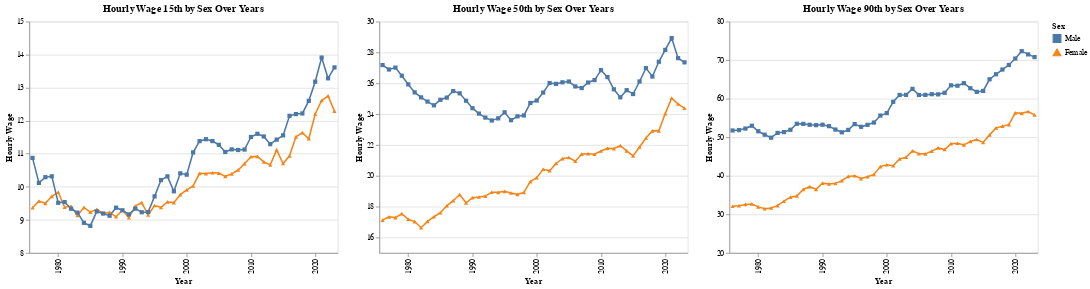

Notebook cell for this chart:
### Code cell
gender_wages = (
    asec.groupby(["YEAR", "SEX"])["HOURLYWAGE"]
    .apply(lambda x: x.quantile([0.15, 0.5, 0.9]))
    .unstack()
    .reset_index()
)
gender_wages.columns = ["YEAR", "SEX", "15th", "50th", "90th"]
wage_melted = gender_wages.melt(id_vars=['YEAR', 'SEX'], value_vars=['15th', '50th', '90th'],
                                    var_name='Percentile', value_name='HOURLYWAGE')


def create_percentile_chart(percentile_name, ymin=0, ymax=80):
    # Filter data for the specified percentile
    subset = wage_melted[wage_melted['Percentile'] == percentile_name]
    chart = alt.Chart(subset).mark_line(point=True).encode(
        x=alt.X('YEAR:O', axis=alt.Axis(values=list(range(1980, 2030, 10))), title='Year'),
        y=alt.Y('HOURLYWAGE:Q', scale=alt.Scale(domain=[ymin, ymax]), title='Hourly Wage'),
        color=alt.Color('SEX:N', legend=alt.Legend(title="Sex"),
                        scale=alt.Scale(domain=['Male', 'Female'])),  # Custom colors
        shape=alt.Shape('SEX:N', legend=alt.Legend(title="Sex"),
                        scale=alt.Scale(domain=['Male', 'Female'], range=['square', 'triangle-up'])),  # Custom shapes
        tooltip=['YEAR', 'SEX', 'HOURLYWAGE']
    ).properties(
        width=400,
        title=f'Hourly Wage {percentile_name} by Sex Over Years'
    )
    return chart

create_percentile_chart("15th", 8, 15) | create_percentile_chart("50th", 15, 30) | create_percentile_chart("90th", 20, 80)

### Figure 1 — Vega-Lite specification as saved in the notebook (floating-point values rounded to 4 significant figures)
{"config": {"view": {"continuousWidth": 300, "continuousHeight": 300}}, "hconcat": [{"data": {"name": "data-3c7ae989ada6cac320eb60fcef0f4a3a"}, "mark": {"type": "line", "point": true}, "encoding": {"color": {"field": "SEX", "legend": {"title": "Sex"}, "scale": {"domain": ["Male", "Female"]}, "type": "nominal"}, "shape": {"field": "SEX", "legend": {"title": "Sex"}, "scale": {"domain": ["Male", "Female"], "range": ["square", "triangle-up"]}, "type": "nominal"}, "tooltip": [{"field": "YEAR", "type": "quantitative"}, {"field": "SEX", "type": "nominal"}, {"field": "HOURLYWAGE", "type": "quantitative"}], "x": {"axis": {"values": [1980, 1990, 2000, 2010, 2020]}, "field": "YEAR", "title": "Year", "type": "ordinal"}, "y": {"field": "HOURLYWAGE", "scale": {"domain": [8, 15]}, "title": "Hourly Wage", "type": "quantitative"}}, "title": "Hourly Wage 15th by Sex Over Years", "width": 400}, {"data": {"name": "data-7e8c2f88c7c01e40fa378c2d95638a24"}, "mark": {"type": "line", "point": true}, "encoding": {"color": {"field": "SEX", "legend": {"title": "Sex"}, "scale": {"domain": ["Male", "Female"]}, "type": "nominal"}, "shape": {"field": "SEX", "legend": {"title": "Sex"}, "scale": {"domain": ["Male", "Female"], "range": ["square", "triangle-up"]}, "type": "nominal"}, "tooltip": [{"field": "YEAR", "type": "quantitative"}, {"field": "SEX", "type": "nominal"}, {"field": "HOURLYWAGE", "type": "quantitative"}], "x": {"axis": {"values": [1980, 1990, 2000, 2010, 2020]}, "field": "YEAR", "title": "Year", "type": "ordinal"}, "y": {"field": "HOURLYWAGE", "scale": {"domain": [15, 30]}, "title": "Hourly Wage", "type": "quantitative"}}, "title": "Hourly Wage 50th by Sex Over Years", "width": 400}, {"data": {"name": "data-4852fc329e90361bce9787962e93ef00"}, "mark": {"type": "line", "point": true}, "encoding": {"color": {"field": "SEX", "legend": {"title": "Sex"}, "scale": {"domain": ["Male", "Female"]}, "type": "nominal"}, "shape": {"field": "SEX", "legend": {"title": "Sex"}, "scale": {"domain": ["Male", "Female"], "range": ["square", "triangle-up"]}, "type": "nominal"}, "tooltip": [{"field": "YEAR", "type": "quantitative"}, {"field": "SEX", "type": "nominal"}, {"field": "HOURLYWAGE", "type": "quantitative"}], "x": {"axis": {"values": [1980, 1990, 2000, 2010, 2020]}, "field": "YEAR", "title": "Year", "type": "ordinal"}, "y": {"field": "HOURLYWAGE", "scale": {"domain": [20, 80]}, "title": "Hourly Wage", "type": "quantitative"}}, "title": "Hourly Wage 90th by Sex Over Years", "width": 400}], "$schema": "https://vega.github.io/schema/vega-lite/v5.16.3.json", "datasets": {"data-3c7ae989ada6cac320eb60fcef0f4a3a": [{"YEAR": 1976, "SEX": "Female", "Percentile": "15th", "HOURLYWAGE": 9.365}, {"YEAR": 1976, "SEX": "Male", "Percentile": "15th", "HOURLYWAGE": 10.88}, {"YEAR": 1977, "SEX": "Female", "Percentile": "15th", "HOURLYWAGE": 9.567}, {"YEAR": 1977, "SEX": "Male", "Percentile": "15th", "HOURLYWAGE": 10.12}, {"YEAR": 1978, "SEX": "Female", "Percentile": "15th", "HOURLYWAGE": 9.5}, {"YEAR": 1978, "SEX": "Male", "Percentile": "15th", "HOURLYWAGE": 10.29}, {"YEAR": 1979, "SEX": "Female", "Percentile": "15th", "HOURLYWAGE": 9.712}, {"YEAR": 1979, "SEX": "Male", "Percentile": "15th", "HOURLYWAGE": 10.32}, {"YEAR": 1980, "SEX": "Female", "Percentile": "15th", "HOURLYWAGE": 9.835}, {"YEAR": 1980, "SEX": "Male", "Percentile": "15th", "HOURLYWAGE": 9.517}, {"YEAR": 1981, "SEX": "Female", "Percentile": "15th", "HOURLYWAGE": 9.382}, {"YEAR": 1981, "SEX": "Male", "Percentile": "15th", "HOURLYWAGE": 9.538}, {"YEAR": 1982, "SEX": "Female", "Percentile": "15th", "HOURLYWAGE": 9.411}, {"YEAR": 1982, "SEX": "Male", "Percentile": "15th", "HOURLYWAGE": 9.337}, {"YEAR": 1983, "SEX": "Female", "Percentile": "15th", "HOURLYWAGE": 9.131}, {"YEAR": 1983, "SEX": "Male", "Percentile": "15th", "HOURLYWAGE": 9.217}, {"YEAR": 1984, "SEX": "Female", "Percentile": "15th", "HOURLYWAGE": 9.375}, {"YEAR": 1984, "SEX": "Male", "Percentile": "15th", "HOURLYWAGE": 8.911}, {"YEAR": 1985, "SEX": "Female", "Percentile": "15th", "HOURLYWAGE": 9.233}, {"YEAR": 1985, "SEX": "Male", "Percentile": "15th", "HOURLYWAGE": 8.818}, {"YEAR": 1986, "SEX": "Female", "Percentile": "15th", "HOURLYWAGE": 9.319}, {"YEAR": 1986, "SEX": "Male", "Percentile": "15th", "HOURLYWAGE": 9.255}, {"YEAR": 1987, "SEX": "Female", "Percentile": "15th", "HOURLYWAGE": 9.192}, {"YEAR": 1987, "SEX": "Male", "Percentile": "15th", "HOURLYWAGE": 9.192}, {"YEAR": 1988, "SEX": "Female", "Percentile": "15th", "HOURLYWAGE": 9.227}, {"YEAR": 1988, "SEX": "Male", "Percentile": "15th", "HOURLYWAGE": 9.125}, {"YEAR": 1989, "SEX": "Female", "Percentile": "15th", "HOURLYWAGE": 9.093}, {"YEAR": 1989, "SEX": "Male", "Percentile": "15th", "HOURLYWAGE": 9.368}, {"YEAR": 1990, "SEX": "Female", "Percentile": "15th", "HOURLYWAGE": 9.289}, {"YEAR": 1990, "SEX": "Male", "Percentile": "15th", "HOURLYWAGE": 9.289}, {"YEAR": 1991, "SEX": "Female", "Percentile": "15th", "HOURLYWAGE": 9.064}, {"YEAR": 1991, "SEX": "Male", "Percentile": "15th", "HOURLYWAGE": 9.165}, {"YEAR": 1992, "SEX": "Female", "Percentile": "15th", "HOURLYWAGE": 9.419}, {"YEAR": 1992, "SEX": "Male", "Percentile": "15th", "HOURLYWAGE": 9.34}, {"YEAR": 1993, "SEX": "Female", "Percentile": "15th", "HOURLYWAGE": 9.522}, {"YEAR": 1993, "SEX": "Male", "Percentile": "15th", "HOURLYWAGE": 9.229}, {"YEAR": 1994, "SEX": "Female", "Percentile": "15th", "HOURLYWAGE": 9.146}, {"YEAR": 1994, "SEX": "Male", "Percentile": "15th", "HOURLYWAGE": 9.237}, {"YEAR": 1995, "SEX": "Female", "Percentile": "15th", "HOURLYWAGE": 9.433}, {"YEAR": 1995, "SEX": "Male", "Percentile": "15th", "HOURLYWAGE": 9.711}, {"YEAR": 1996, "SEX": "Female", "Percentile": "15th", "HOURLYWAGE": 9.378}, {"YEAR": 1996, "SEX": "Male", "Percentile": "15th", "HOURLYWAGE": 10.2}, {"YEAR": 1997, "SEX": "Female", "Percentile": "15th", "HOURLYWAGE": 9.542}, {"YEAR": 1997, "SEX": "Male", "Percentile": "15th", "HOURLYWAGE": 10.32}, {"YEAR": 1998, "SEX": "Female", "Percentile": "15th", "HOURLYWAGE": 9.521}, {"YEAR": 1998, "SEX": "Male", "Percentile": "15th", "HOURLYWAGE": 9.864}, {"YEAR": 1999, "SEX": "Female", "Percentile": "15th", "HOURLYWAGE": 9.762}, {"YEAR": 1999, "SEX": "Male", "Percentile": "15th", "HOURLYWAGE": 10.41}, {"YEAR": 2000, "SEX": "Female", "Percentile": "15th", "HOURLYWAGE": 9.907}, {"YEAR": 2000, "SEX": "Male", "Percentile": "15th", "HOURLYWAGE": 10.37}, {"YEAR": 2001, "SEX": "Female", "Percentile": "15th", "HOURLYWAGE": 10.03}, {"YEAR": 2001, "SEX": "Male", "Percentile": "15th", "HOURLYWAGE": 11.04}, {"YEAR": 2002, "SEX": "Female", "Percentile": "15th", "HOURLYWAGE": 10.41}, {"YEAR": 2002, "SEX": "Male", "Percentile": "15th", "HOURLYWAGE": 11.38}, {"YEAR": 2003, "SEX": "Female", "Percentile": "15th", "HOURLYWAGE": 10.4}, {"YEAR": 2003, "SEX": "Male", "Percentile": "15th", "HOURLYWAGE": 11.44}, {"YEAR": 2004, "SEX": "Female", "Percentile": "15th", "HOURLYWAGE": 10.42}, {"YEAR": 2004, "SEX": "Male", "Percentile": "15th", "HOURLYWAGE": 11.38}, {"YEAR": 2005, "SEX": "Female", "Percentile": "15th", "HOURLYWAGE": 10.42}, {"YEAR": 2005, "SEX": "Male", "Percentile": "15th", "HOURLYWAGE": 11.27}, {"YEAR": 2006, "SEX": "Female", "Percentile": "15th", "HOURLYWAGE": 10.32}, {"YEAR": 2006, "SEX": "Male", "Percentile": "15th", "HOURLYWAGE": 11.05}, {"YEAR": 2007, "SEX": "Female", "Percentile": "15th", "HOURLYWAGE": 10.39}, {"YEAR": 2007, "SEX": "Male", "Percentile": "15th", "HOURLYWAGE": 11.13}, {"YEAR": 2008, "SEX": "Female", "Percentile": "15th", "HOURLYWAGE": 10.51}, {"YEAR": 2008, "SEX": "Male", "Percentile": "15th", "HOURLYWAGE": 11.11}, {"YEAR": 2009, "SEX": "Female", "Percentile": "15th", "HOURLYWAGE": 10.7}, {"YEAR": 2009, "SEX": "Male", "Percentile": "15th", "HOURLYWAGE": 11.13}, {"YEAR": 2010, "SEX": "Female", "Percentile": "15th", "HOURLYWAGE": 10.91}, {"YEAR": 2010, "SEX": "Male", "Percentile": "15th", "HOURLYWAGE": 11.51}, {"YEAR": 2011, "SEX": "Female", "Percentile": "15th", "HOURLYWAGE": 10.92}, {"YEAR": 2011, "SEX": "Male", "Percentile": "15th", "HOURLYWAGE": 11.6}, {"YEAR": 2012, "SEX": "Female", "Percentile": "15th", "HOURLYWAGE": 10.76}, {"YEAR": 2012, "SEX": "Male", "Percentile": "15th", "HOURLYWAGE": 11.52}, {"YEAR": 2013, "SEX": "Female", "Percentile": "15th", "HOURLYWAGE": 10.66}, {"YEAR": 2013, "SEX": "Male", "Percentile": "15th", "HOURLYWAGE": 11.29}, {"YEAR": 2014, "SEX": "Female", "Percentile": "15th", "HOURLYWAGE": 11.12}, {"YEAR": 2014, "SEX": "Male", "Percentile": "15th", "HOURLYWAGE": 11.43}, {"YEAR": 2015, "SEX": "Female", "Percentile": "15th", "HOURLYWAGE": 10.7}, {"YEAR": 2015, "SEX": "Male", "Percentile": "15th", "HOURLYWAGE": 11.56}, {"YEAR": 2016, "SEX": "Female", "Percentile": "15th", "HOURLYWAGE": 10.94}, {"YEAR": 2016, "SEX": "Male", "Percentile": "15th", "HOURLYWAGE": 12.15}, {"YEAR": 2017, "SEX": "Female", "Percentile": "15th", "HOURLYWAGE": 11.51}, {"YEAR": 2017, "SEX": "Male", "Percentile": "15th", "HOURLYWAGE": 12.2}, {"YEAR": 2018, "SEX": "Female", "Percentile": "15th", "HOURLYWAGE": 11.64}, {"YEAR": 2018, "SEX": "Male", "Percentile": "15th", "HOURLYWAGE": 12.22}, {"YEAR": 2019, "SEX": "Female", "Percentile": "15th", "HOURLYWAGE": 11.46}, {"YEAR": 2019, "SEX": "Male", "Percentile": "15th", "HOURLYWAGE": 12.6}, {"YEAR": 2020, "SEX": "Female", "Percentile": "15th", "HOURLYWAGE": 12.2}, {"YEAR": 2020, "SEX": "Male", "Percentile": "15th", "HOURLYWAGE": 13.18}, {"YEAR": 2021, "SEX": "Female", "Percentile": "15th", "HOURLYWAGE": 12.61}, {"YEAR": 2021, "SEX": "Male", "Percentile": "15th", "HOURLYWAGE": 13.91}, {"YEAR": 2022, "SEX": "Female", "Percentile": "15th", "HOURLYWAGE": 12.75}, {"YEAR": 2022, "SEX": "Male", "Percentile": "15th", "HOURLYWAGE": 13.28}, {"YEAR": 2023, "SEX": "Female", "Percentile": "15th", "HOURLYWAGE": 12.29}, {"YEAR": 2023, "SEX": "Male", "Percentile": "15th", "HOURLYWAGE": 13.61}], "data-7e8c2f88c7c01e40fa378c2d95638a24": [{"YEAR": 1976, "SEX": "Female", "Percentile": "50th", "HOURLYWAGE": 17.12}, {"YEAR": 1976, "SEX": "Male", "Percentile": "50th", "HOURLYWAGE": 27.18}, {"YEAR": 1977, "SEX": "Female", "Percentile": "50th", "HOURLYWAGE": 17.34}, {"YEAR": 1977, "SEX": "Male", "Percentile": "50th", "HOURLYWAGE": 26.89}, {"YEAR": 1978, "SEX": "Female", "Percentile": "50th", "HOURLYWAGE": 17.29}, {"YEAR": 1978, "SEX": "Male", "Percentile": "50th", "HOURLYWAGE": 27.02}, {"YEAR": 1979, "SEX": "Female", "Percentile": "50th", "HOURLYWAGE": 17.55}, {"YEAR": 1979, "SEX": "Male", "Percentile": "50th", "HOURLYWAGE": 26.49}, {"YEAR": 1980, "SEX": "Female", "Percentile": "50th", "HOURLYWAGE": 17.18}, {"YEAR": 1980, "SEX": "Male", "Percentile": "50th", "HOURLYWAGE": 25.93}, {"YEAR": 1981, "SEX": "Female", "Percentile": "50th", "HOURLYWAGE": 17.03}, {"YEAR": 1981, "SEX": "Male", "Percentile": "50th", "HOURLYWAGE": 25.41}, {"YEAR": 1982, "SEX": "Female", "Percentile": "50th", "HOURLYWAGE": 16.63}, {"YEAR": 1982, "SEX": "Male", "Percentile": "50th", "HOURLYWAGE": 25.08}, {"YEAR": 1983, "SEX": "Female", "Percentile": "50th", "HOURLYWAGE": 17.04}, {"YEAR": 1983, "SEX": "Male", "Percentile": "50th", "HOURLYWAGE": 24.81}, {"YEAR": 1984, "SEX": "Female", "Percentile": "50th", "HOURLYWAGE": 17.34}, {"YEAR": 1984, "SEX": "Male", "Percentile": "50th", "HOURLYWAGE": 24.57}, {"YEAR": 1985, "SEX": "Female", "Percentile": "50th", "HOURLYWAGE": 17.6}, {"YEAR": 1985, "SEX": "Male", "Percentile": "50th", "HOURLYWAGE": 24.93}, {"YEAR": 1986, "SEX": "Female", "Percentile": "50th", "HOURLYWAGE": 18.05}, {"YEAR": 1986, "SEX": "Male", "Percentile": "50th", "HOURLYWAGE": 25.07}, {"YEAR": 1987, "SEX": "Female", "Percentile": "50th", "HOURLYWAGE": 18.38}, {"YEAR": 1987, "SEX": "Male", "Percentile": "50th", "HOURLYWAGE": 25.49}, {"YEAR": 1988, "SEX": "Female", "Percentile": "50th", "HOURLYWAGE": 18.78}, {"YEAR": 1988, "SEX": "Male", "Percentile": "50th", "HOURLYWAGE": 25.35}, {"YEAR": 1989, "SEX": "Female", "Percentile": "50th", "HOURLYWAGE": 18.25}, {"YEAR": 1989, "SEX": "Male", "Percentile": "50th", "HOURLYWAGE": 24.87}, {"YEAR": 1990, "SEX": "Female", "Percentile": "50th", "HOURLYWAGE": 18.58}, {"YEAR": 1990, "SEX": "Male", "Percentile": "50th", "HOURLYWAGE": 24.38}, {"YEAR": 1991, "SEX": "Female", "Percentile": "50th", "HOURLYWAGE": 18.62}, {"YEAR": 1991, "SEX": "Male", "Percentile": "50th", "HOURLYWAGE": 24.03}, {"YEAR": 1992, "SEX": "Female", "Percentile": "50th", "HOURLYWAGE": 18.68}, {"YEAR": 1992, "SEX": "Male", "Percentile": "50th", "HOURLYWAGE": 23.77}, {"YEAR": 1993, "SEX": "Female", "Percentile": "50th", "HOURLYWAGE": 18.93}, {"YEAR": 1993, "SEX": "Male", "Percentile": "50th", "HOURLYWAGE": 23.59}, {"YEAR": 1994, "SEX": "Female", "Percentile": "50th", "HOURLYWAGE": 18.93}, {"YEAR": 1994, "SEX": "Male", "Percentile": "50th", "HOURLYWAGE": 23.72}, {"YEAR": 1995, "SEX": "Female", "Percentile": "50th", "HOURLYWAGE": 18.99}, {"YEAR": 1995, "SEX": "Male", "Percentile": "50th", "HOURLYWAGE": 24.12}, {"YEAR": 1996, "SEX": "Female", "Percentile": "50th", "HOURLYWAGE": 18.89}, {"YEAR": 1996, "SEX": "Male", "Percentile": "50th", "HOURLYWAGE": 23.61}, {"YEAR": 1997, "SEX": "Female", "Percentile": "50th", "HOURLYWAGE": 18.8}, {"YEAR": 1997, "SEX": "Male", "Percentile": "50th", "HOURLYWAGE": 23.86}, {"YEAR": 1998, "SEX": "Female", "Percentile": "50th", "HOURLYWAGE": 18.92}, {"YEAR": 1998, "SEX": "Male", "Percentile": "50th", "HOURLYWAGE": 23.91}, {"YEAR": 1999, "SEX": "Female", "Percentile": "50th", "HOURLYWAGE": 19.62}, {"YEAR": 1999, "SEX": "Male", "Percentile": "50th", "HOURLYWAGE": 24.72}, {"YEAR": 2000, "SEX": "Female", "Percentile": "50th", "HOURLYWAGE": 19.87}, {"YEAR": 2000, "SEX": "Male", "Percentile": "50th", "HOURLYWAGE": 24.88}, {"YEAR": 2001, "SEX": "Female", "Percentile": "50th", "HOURLYWAGE": 20.42}, {"YEAR": 2001, "SEX": "Male", "Percentile": "50th", "HOURLYWAGE": 25.4}, {"YEAR": 2002, "SEX": "Female", "Percentile": "50th", "HOURLYWAGE": 20.32}, {"YEAR": 2002, "SEX": "Male", "Percentile": "50th", "HOURLYWAGE": 26.02}, {"YEAR": 2003, "SEX": "Female", "Percentile": "50th", "HOURLYWAGE": 20.8}, {"YEAR": 2003, "SEX": "Male", "Percentile": "50th", "HOURLYWAGE": 25.96}, {"YEAR": 2004, "SEX": "Female", "Percentile": "50th", "HOURLYWAGE": 21.11}, {"YEAR": 2004, "SEX": "Male", "Percentile": "50th", "HOURLYWAGE": 26.06}, {"YEAR": 2005, "SEX": "Female", "Percentile": "50th", "HOURLYWAGE": 21.18}, {"YEAR": 2005, "SEX": "Male", "Percentile": "50th", "HOURLYWAGE": 26.11}, {"YEAR": 2006, "SEX": "Female", "Percentile": "50th", "HOURLYWAGE": 20.94}, {"YEAR": 2006, "SEX": "Male", "Percentile": "50th", "HOURLYWAGE": 25.79}, {"YEAR": 2007, "SEX": "Female", "Percentile": "50th", "HOURLYWAGE": 21.41}, {"YEAR": 2007, "SEX": "Male", "Percentile": "50th", "HOURLYWAGE": 25.69}, {"YEAR": 2008, "SEX": "Female", "Percentile": "50th", "HOURLYWAGE": 21.43}, {"YEAR": 2008, "SEX": "Male", "Percentile": "50th", "HOURLYWAGE": 26.05}, {"YEAR": 2009, "SEX": "Female", "Percentile": "50th", "HOURLYWAGE": 21.4}, {"YEAR": 2009, "SEX": "Male", "Percentile": "50th", "HOURLYWAGE": 26.21}, {"YEAR": 2010, "SEX": "Female", "Percentile": "50th", "HOURLYWAGE": 21.61}, {"YEAR": 2010, "SEX": "Male", "Percentile": "50th", "HOURLYWAGE": 26.85}, {"YEAR": 2011, "SEX": "Female", "Percentile": "50th", "HOURLYWAGE": 21.78}, {"YEAR": 2011, "SEX": "Male", "Percentile": "50th", "HOURLYWAGE": 26.4}, {"YEAR": 2012, "SEX": "Female", "Percentile": "50th", "HOURLYWAGE": 21.77}, {"YEAR": 2012, "SEX": "Male", "Percentile": "50th", "HOURLYWAGE": 25.61}, {"YEAR": 2013, "SEX": "Female", "Percentile": "50th", "HOURLYWAGE": 21.95}, {"YEAR": 2013, "SEX": "Male", "Percentile": "50th", "HOURLYWAGE": 25.09}, {"YEAR": 2014, "SEX": "Female", "Percentile": "50th", "HOURLYWAGE": 21.62}, {"YEAR": 2014, "SEX": "Male", "Percentile": "50th", "HOURLYWAGE": 25.55}, {"YEAR": 2015, "SEX": "Female", "Percentile": "50th", "HOURLYWAGE": 21.29}, {"YEAR": 2015, "SEX": "Male", "Percentile": "50th", "HOURLYWAGE": 25.3}, {"YEAR": 2016, "SEX": "Female", "Percentile": "50th", "HOURLYWAGE": 21.86}, {"YEAR": 2016, "SEX": "Male", "Percentile": "50th", "HOURLYWAGE": 26.12}, {"YEAR": 2017, "SEX": "Female", "Percentile": "50th", "HOURLYWAGE": 22.45}, {"YEAR": 2017, "SEX": "Male", "Percentile": "50th", "HOURLYWAGE": 26.98}, {"YEAR": 2018, "SEX": "Female", "Percentile": "50th", "HOURLYWAGE": 22.91}, {"YEAR": 2018, "SEX": "Male", "Percentile": "50th", "HOURLYWAGE": 26.44}, {"YEAR": 2019, "SEX": "Female", "Percentile": "50th", "HOURLYWAGE": 22.91}, {"YEAR": 2019, "SEX": "Male", "Percentile": "50th", "HOURLYWAGE": 27.39}, {"YEAR": 2020, "SEX": "Female", "Percentile": "50th", "HOURLYWAGE": 24.03}, {"YEAR": 2020, "SEX": "Male", "Percentile": "50th", "HOURLYWAGE": 28.16}, {"YEAR": 2021, "SEX": "Female", "Percentile": "50th", "HOURLYWAGE": 25.04}, {"YEAR": 2021, "SEX": "Male", "Percentile": "50th", "HOURLYWAGE": 28.93}, {"YEAR": 2022, "SEX": "Female", "Percentile": "50th", "HOURLYWAGE": 24.65}, {"YEAR": 2022, "SEX": "Male", "Percentile": "50th", "HOURLYWAGE": 27.63}, {"YEAR": 2023, "SEX": "Female", "Percentile": "50th", "HOURLYWAGE": 24.38}, {"YEAR": 2023, "SEX": "Male", "Percentile": "50th", "HOURLYWAGE": 27.36}], "data-4852fc329e90361bce9787962e93ef00": [{"YEAR": 1976, "SEX": "Female", "Percentile": "90th", "HOURLYWAGE": 32.11}, {"YEAR": 1976, "SEX": "Male", "Percentile": "90th", "HOURLYWAGE": 51.75}, {"YEAR": 1977, "SEX": "Female", "Percentile": "90th", "HOURLYWAGE": 32.23}, {"YEAR": 1977, "SEX": "Male", "Percentile": "90th", "HOURLYWAGE": 51.86}, {"YEAR": 1978, "SEX": "Female", "Percentile": "90th", "HOURLYWAGE": 32.57}, {"YEAR": 1978, "SEX": "Male", "Percentile": "90th", "HOURLYWAGE": 52.25}, {"YEAR": 1979, "SEX": "Female", "Percentile": "90th", "HOURLYWAGE": 32.7}, {"YEAR": 1979, "SEX": "Male", "Percentile": "90th", "HOURLYWAGE": 52.98}, {"YEAR": 1980, "SEX": "Female", "Percentile": "90th", "HOURLYWAGE": 31.93}, {"YEAR": 1980, "SEX": "Male", "Percentile": "90th", "HOURLYWAGE": 51.55}, {"YEAR": 1981, "SEX": "Female", "Percentile": "90th", "HOURLYWAGE": 31.44}, {"YEAR": 1981, "SEX": "Male", "Percentile": "90th", "HOURLYWAGE": 50.66}, {"YEAR": 1982, "SEX": "Female", "Percentile": "90th", "HOURLYWAGE": 31.67}, {"YEAR": 1982, "SEX": "Male", "Percentile": "90th", "HOURLYWAGE": 49.88}, {"YEAR": 1983, "SEX": "Female", "Percentile": "90th", "HOURLYWAGE": 32.25}, {"YEAR": 1983, "SEX": "Male", "Percentile": "90th", "HOURLYWAGE": 51.13}, {"YEAR": 1984, "SEX": "Female", "Percentile": "90th", "HOURLYWAGE": 33.41}, {"YEAR": 1984, "SEX": "Male", "Percentile": "90th", "HOURLYWAGE": 51.33}, {"YEAR": 1985, "SEX": "Female", "Percentile": "90th", "HOURLYWAGE": 34.45}, {"YEAR": 1985, "SEX": "Male", "Percentile": "90th", "HOURLYWAGE": 51.93}, {"YEAR": 1986, "SEX": "Female", "Percentile": "90th", "HOURLYWAGE": 34.77}, {"YEAR": 1986, "SEX": "Male", "Percentile": "90th", "HOURLYWAGE": 53.5}, {"YEAR": 1987, "SEX": "Female", "Percentile": "90th", "HOURLYWAGE": 36.46}, {"YEAR": 1987, "SEX": "Male", "Percentile": "90th", "HOURLYWAGE": 53.46}, {"YEAR": 1988, "SEX": "Female", "Percentile": "90th", "HOURLYWAGE": 37.18}, {"YEAR": 1988, "SEX": "Male", "Percentile": "90th", "HOURLYWAGE": 53.23}, {"YEAR": 1989, "SEX": "Female", "Percentile": "90th", "HOURLYWAGE": 36.49}, {"YEAR": 1989, "SEX": "Male", "Percentile": "90th", "HOURLYWAGE": 53.14}, {"YEAR": 1990, "SEX": "Female", "Percentile": "90th", "HOURLYWAGE": 38.09}, {"YEAR": 1990, "SEX": "Male", "Percentile": "90th", "HOURLYWAGE": 53.25}, {"YEAR": 1991, "SEX": "Female", "Percentile": "90th", "HOURLYWAGE": 37.89}, {"YEAR": 1991, "SEX": "Male", "Percentile": "90th", "HOURLYWAGE": 52.87}, {"YEAR": 1992, "SEX": "Female", "Percentile": "90th", "HOURLYWAGE": 38.04}, {"YEAR": 1992, "SEX": "Male", "Percentile": "90th", "HOURLYWAGE": 52.0}, {"YEAR": 1993, "SEX": "Female", "Percentile": "90th", "HOURLYWAGE": 38.71}, {"YEAR": 1993, "SEX": "Male", "Percentile": "90th", "HOURLYWAGE": 51.27}, {"YEAR": 1994, "SEX": "Female", "Percentile": "90th", "HOURLYWAGE": 39.85}, {"YEAR": 1994, "SEX": "Male", "Percentile": "90th", "HOURLYWAGE": 51.9}, {"YEAR": 1995, "SEX": "Female", "Percentile": "90th", "HOURLYWAGE": 40.01}, {"YEAR": 1995, "SEX": "Male", "Percentile": "90th", "HOURLYWAGE": 53.41}, {"YEAR": 1996, "SEX": "Female", "Percentile": "90th", "HOURLYWAGE": 39.28}, {"YEAR": 1996, "SEX": "Male", "Percentile": "90th", "HOURLYWAGE": 52.7}, {"YEAR": 1997, "SEX": "Female", "Percentile": "90th", "HOURLYWAGE": 39.76}, {"YEAR": 1997, "SEX": "Male", "Percentile": "90th", "HOURLYWAGE": 53.22}, {"YEAR": 1998, "SEX": "Female", "Percentile": "90th", "HOURLYWAGE": 40.35}, {"YEAR": 1998, "SEX": "Male", "Percentile": "90th", "HOURLYWAGE": 53.81}, {"YEAR": 1999, "SEX": "Female", "Percentile": "90th", "HOURLYWAGE": 42.38}, {"YEAR": 1999, "SEX": "Male", "Percentile": "90th", "HOURLYWAGE": 55.63}, {"YEAR": 2000, "SEX": "Female", "Percentile": "90th", "HOURLYWAGE": 42.85}, {"YEAR": 2000, "SEX": "Male", "Percentile": "90th", "HOURLYWAGE": 56.25}, {"YEAR": 2001, "SEX": "Female", "Percentile": "90th", "HOURLYWAGE": 42.61}, {"YEAR": 2001, "SEX": "Male", "Percentile": "90th", "HOURLYWAGE": 59.19}, {"YEAR": 2002, "SEX": "Female", "Percentile": "90th", "HOURLYWAGE": 44.38}, {"YEAR": 2002, "SEX": "Male", "Percentile": "90th", "HOURLYWAGE": 60.97}, {"YEAR": 2003, "SEX": "Female", "Percentile": "90th", "HOURLYWAGE": 44.8}, {"YEAR": 2003, "SEX": "Male", "Percentile": "90th", "HOURLYWAGE": 60.99}, {"YEAR": 2004, "SEX": "Female", "Percentile": "90th", "HOURLYWAGE": 46.47}, {"YEAR": 2004, "SEX": "Male", "Percentile": "90th", "HOURLYWAGE": 62.55}, {"YEAR": 2005, "SEX": "Female", "Percentile": "90th", "HOURLYWAGE": 45.72}, {"YEAR": 2005, "SEX": "Male", "Percentile": "90th", "HOURLYWAGE": 60.96}, {"YEAR": 2006, "SEX": "Female", "Percentile": "90th", "HOURLYWAGE": 45.69}, {"YEAR": 2006, "SEX": "Male", "Percentile": "90th", "HOURLYWAGE": 60.98}, {"YEAR": 2007, "SEX": "Female", "Percentile": "90th", "HOURLYWAGE": 46.39}, {"YEAR": 2007, "SEX": "Male", "Percentile": "90th", "HOURLYWAGE": 61.17}, {"YEAR": 2008, "SEX": "Female", "Percentile": "90th", "HOURLYWAGE": 47.23}, {"YEAR": 2008, "SEX": "Male", "Percentile": "90th", "HOURLYWAGE": 61.13}, {"YEAR": 2009, "SEX": "Female", "Percentile": "90th", "HOURLYWAGE": 46.81}, {"YEAR": 2009, "SEX": "Male", "Percentile": "90th", "HOURLYWAGE": 61.52}, {"YEAR": 2010, "SEX": "Female", "Percentile": "90th", "HOURLYWAGE": 48.33}, {"YEAR": 2010, "SEX": "Male", "Percentile": "90th", "HOURLYWAGE": 63.47}, {"YEAR": 2011, "SEX": "Female", "Percentile": "90th", "HOURLYWAGE": 48.43}, {"YEAR": 2011, "SEX": "Male", "Percentile": "90th", "HOURLYWAGE": 63.36}, {"YEAR": 2012, "SEX": "Female", "Percentile": "90th", "HOURLYWAGE": 48.01}, {"YEAR": 2012, "SEX": "Male", "Percentile": "90th", "HOURLYWAGE": 64.02}, {"YEAR": 2013, "SEX": "Female", "Percentile": "90th", "HOURLYWAGE": 48.92}, {"YEAR": 2013, "SEX": "Male", "Percentile": "90th", "HOURLYWAGE": 62.72}, {"YEAR": 2014, "SEX": "Female", "Percentile": "90th", "HOURLYWAGE": 49.42}, {"YEAR": 2014, "SEX": "Male", "Percentile": "90th", "HOURLYWAGE": 61.77}, {"YEAR": 2015, "SEX": "Female", "Percentile": "90th", "HOURLYWAGE": 48.66}, {"YEAR": 2015, "SEX": "Male", "Percentile": "90th", "HOURLYWAGE": 62.01}, {"YEAR": 2016, "SEX": "Female", "Percentile": "90th", "HOURLYWAGE": 50.61}, {"YEAR": 2016, "SEX": "Male", "Percentile": "90th", "HOURLYWAGE": 65.04}, {"YEAR": 2017, "SEX": "Female", "Percentile": "90th", "HOURLYWAGE": 52.43}, {"YEAR": 2017, "SEX": "Male", "Percentile": "90th", "HOURLYWAGE": 66.34}, {"YEAR": 2018, "SEX": "Female", "Percentile": "90th", "HOURLYWAGE": 52.87}, {"YEAR": 2018, "SEX": "Male", "Percentile": "90th", "HOURLYWAGE": 67.56}, {"YEAR": 2019, "SEX": "Female", "Percentile": "90th", "HOURLYWAGE": 53.27}, {"YEAR": 2019, "SEX": "Male", "Percentile": "90th", "HOURLYWAGE": 68.74}, {"YEAR": 2020, "SEX": "Female", "Percentile": "90th", "HOURLYWAGE": 56.33}, {"YEAR": 2020, "SEX": "Male", "Percentile": "90th", "HOURLYWAGE": 70.41}, {"YEAR": 2021, "SEX": "Female", "Percentile": "90th", "HOURLYWAGE": 56.19}, {"YEAR": 2021, "SEX": "Male", "Percentile": "90th", "HOURLYWAGE": 72.33}, {"YEAR": 2022, "SEX": "Female", "Percentile": "90th", "HOURLYWAGE": 56.67}, {"YEAR": 2022, "SEX": "Male", "Percentile": "90th", "HOURLYWAGE": 71.49}, {"YEAR": 2023, "SEX": "Female", "Percentile": "90th", "HOURLYWAGE": 55.79}, {"YEAR": 2023, "SEX": "Male", "Percentile": "90th", "HOURLYWAGE": 70.79}]}}
